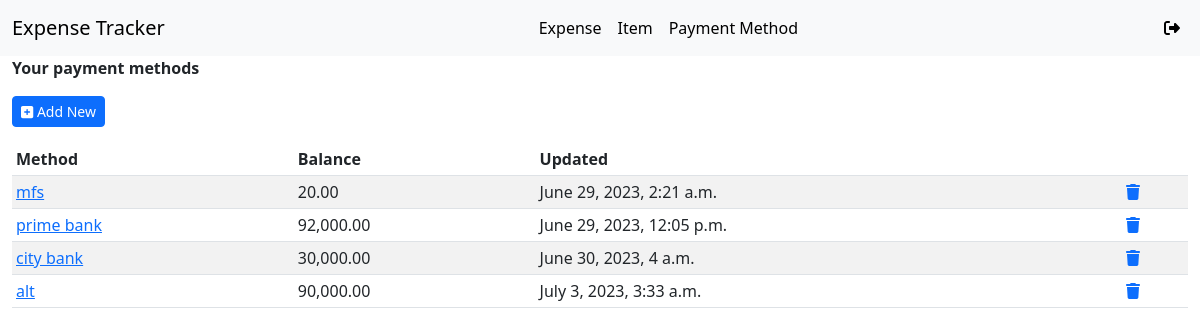
Page /expense-methods/ (signed in) on the committed database.
### app/models.py (models this page shows, shortened)
class ExpenseMethod(models.Model):
    name = models.CharField(max_length=20, unique=True)
    balance = models.DecimalField(max_digits=10, decimal_places=2)
    user = models.ForeignKey(User, on_delete=models.CASCADE)
    entry_date = models.DateTimeField(auto_now_add=True, null=True, blank=True)
    last_update_date = models.DateTimeField(auto_now=True, null=True, blank=True)

### app/views.py (the view)
# urls.py: path('expense-methods/', ExpenseMethodListView.as_view(), name='expense-method-list'),
class ExpenseMethodListView(LoginRequiredMixin, ListView):
    model = ExpenseMethod
    template_name = 'expense_method_list.html'
    context_object_name = 'expense_methods'
    def get_queryset(self):
        return super().get_queryset().filter(user=self.request.user)

### app/templates/expense_method_list.html
{% extends 'base.html' %}
{% load humanize %}
{% block content %}
<div class="col-md-12 col-sm-12 mx-auto">
    <div class="table-responsive">
        <p><b>Your payment methods</b></p>
        <p>
            <a href="{% url 'expense-method-create' %}" class="btn btn-sm btn-primary"> <i class="fa fa-square-plus"></i> Add New</a>
        </p>
        <table class="table table-sm table-striped">
            <thead>
            <tr>
                <th>Method</th>
                <th>Balance</th>
                <th>Updated</th>
                <th></th>
            </tr>
            </thead>
            <tbody>
            {% for expense_method in expense_methods %}
            <tr>
                <td>
                    <a href="{% url 'expense-method-update' pk=expense_method.id %}">{{ expense_method.name }}</a>
                </td>
                <td>{{ expense_method.balance | intcomma }}</td>
                <td>{{ expense_method.last_update_date }}</td>
                <td>
                    <a href="{% url 'expense-method-delete' pk=expense_method.id %}">
                        <i class="fas fa-trash"></i>
                    </a>
                </td>
            </tr>
            {% empty %}
            <tr>
                <td colspan="12">No payment methods found.</td>
            </tr>
            {% endfor %}
            </tbody>
        </table>
    </div>
</div>
{% endblock %}

### rows in the picture
ExpenseMethod: name "mfs", balance "20.00", last_update_date "June 29, 2023, 2:21 a.m."
ExpenseMethod: name "prime bank", balance "92,000.00", last_update_date "June 29, 2023, 12:05 p.m."
ExpenseMethod: name "city bank", balance "30,000.00", last_update_date "June 30, 2023, 4 a.m."
ExpenseMethod: name "alt", balance "90,000.00", last_update_date "July 3, 2023, 3:33 a.m."
